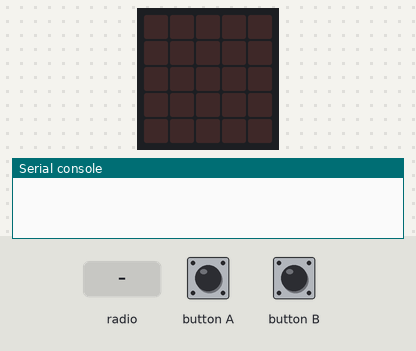
This program was run on a simulated BBC micro:bit (MakeCode). Parts: the board's 5×5 LED display, the last lines printed to the serial console. The inputs (shaded band) are chosen by the test bench. No radio messages arrive unless stated (any console line starting 'radio sent:' is added by the test bench).

Above: at 1.2 s.
1.3 s: button A pressed for 0.15 s
At 2.6 s:
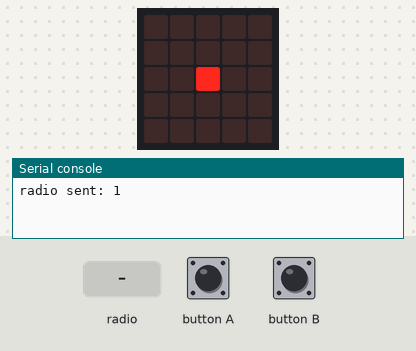
2.9 s: button B pressed for 0.15 s
At 4.1 s:
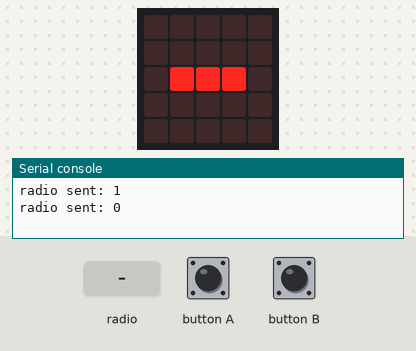
4.5 s: radio message "1" arrives
At 5.7 s:
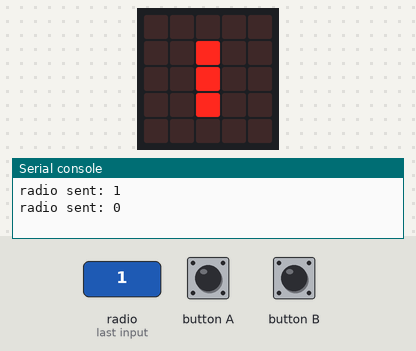
6.0 s: radio message "0" arrives
At 6.9 s:
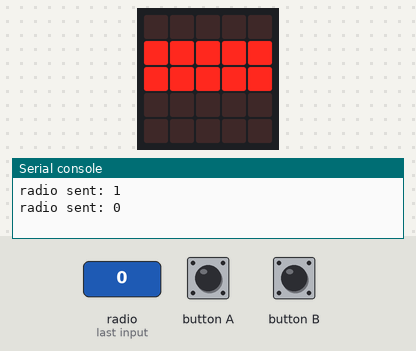
Timing chart, 0 to 8.5 s (numbered marks = the images above; inputs shaded):
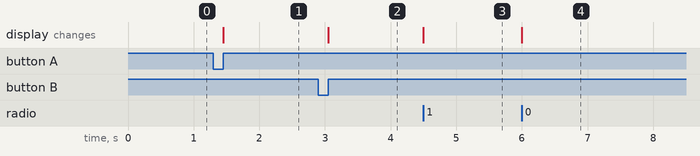

Measured:
- after the input at 1.3 s, the display: changes after 0.15 s (image 1)
- after the input at 2.9 s, the display: changes after 0.15 s (image 2)
- after the input at 4.5 s, the display: changes at once (image 3)
- after the input at 6.0 s, the display: changes at once (image 4)

The program:

main.ts
```typescript
radio.onReceivedNumber(function (receivedNumber) {
    if (receivedNumber == 1) {
        basic.showLeds(`
            . . . . .
            . . # . .
            . . # . .
            . . # . .
            . . . . .
            `)
    } else {
        basic.showLeds(`
            . . . . .
            # # # # #
            # # # # #
            . . . . .
            . . . . .
            `)
    }
})
input.onButtonPressed(Button.A, function () {
    radio.sendNumber(1)
    basic.showLeds(`
        . . . . .
        . . . . .
        . . # . .
        . . . . .
        . . . . .
        `)
})
input.onButtonPressed(Button.B, function () {
    radio.sendNumber(0)
    basic.showLeds(`
        . . . . .
        . . . . .
        . # # # .
        . . . . .
        . . . . .
        `)
})
radio.onReceivedValue(function (name, value) {

})
```

test.ts
```typescript
// tu są testy; nie będzie to kompilowane, gdy ten pakiet będzie używany jako rozszerzenie.
```
